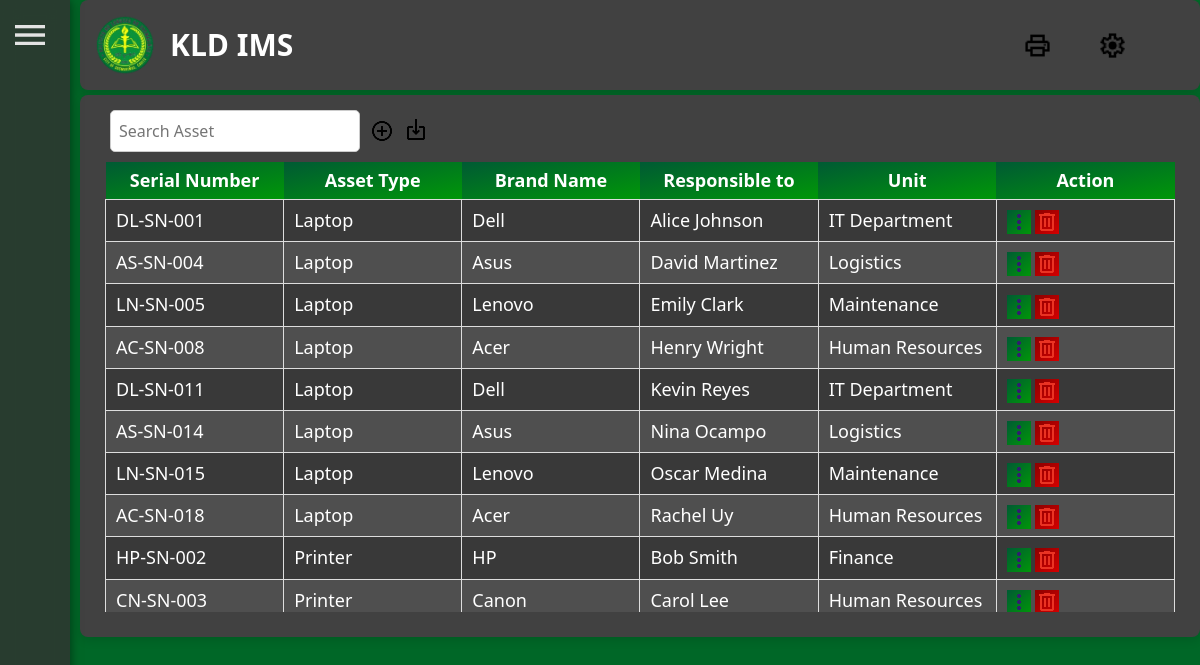
Screenshot of /admin/InventoryList.php (signed in) with the database file from the repository.
### tables this page shows
CREATE TABLE asset (
    asset_ID INT AUTO_INCREMENT PRIMARY KEY,
    brand_ID INT,
    asset_type_ID INT,
    inventory_tag VARCHAR(100) UNIQUE NOT NULL,
    serial_number VARCHAR(100) UNIQUE NOT NULL,
    responsible_user_ID INT,
    barcode_image_path_ID INT NOT NULL,
    asset_status ENUM('active', 'inactive') DEFAULT 'active',
    FOREIGN KEY (brand_ID) REFERENCES brand(brand_ID),
    FOREIGN KEY (asset_type_ID) REFERENCES asset_type(asset_type_ID),
    FOREIGN KEY (responsible_user_ID) REFERENCES user(user_ID),
    FOREIGN KEY (barcode_image_path_ID) REFERENCES barcode(barcode_image_path_ID)
);

CREATE TABLE asset_type (
    asset_type_ID INT AUTO_INCREMENT PRIMARY KEY,
    asset_type VARCHAR(100) NOT NULL,
    asset_type_status ENUM('active', 'inactive') DEFAULT 'active'
);

CREATE TABLE brand (
    brand_ID INT AUTO_INCREMENT PRIMARY KEY,
    brand_name VARCHAR(100) NOT NULL,
    asset_type_ID INT,
    brand_status ENUM('active', 'inactive') DEFAULT 'active',
    FOREIGN KEY (asset_type_ID) REFERENCES asset_type (asset_type_ID)
);

CREATE TABLE user (
    user_ID INT AUTO_INCREMENT PRIMARY KEY,
    full_name VARCHAR(100) NOT NULL,
    unit_ID INT,
    user_status ENUM('active', 'inactive') DEFAULT 'active',
    FOREIGN KEY (unit_ID) REFERENCES unit(unit_ID)
);

CREATE TABLE unit (
    unit_ID INT AUTO_INCREMENT PRIMARY KEY,
    unit_name VARCHAR(100) NOT NULL,
    unit_status ENUM('active', 'inactive') DEFAULT 'active'
);

### class/fetch_data.php (called while the page is built, shortened)
<?php
class Inventory {
    private $pdo;
    public function __construct($pdo) {
        $this->pdo = $pdo;
    }
    public function fetchAllAssets() {
        $sql = "
           SELECT
                asset.asset_ID,
                asset.inventory_tag,
                asset.serial_number,
                asset_type.asset_type,
                brand.brand_name,
                user.full_name AS responsible_user,
                unit.unit_name AS user_unit
            FROM
                asset
            JOIN
                asset_type ON asset.asset_type_ID = asset_type.asset_type_ID
            JOIN
                brand ON asset.brand_ID = brand.brand_ID
            JOIN
                user ON asset.responsible_user_ID = user.user_ID
            JOIN
                unit ON user.unit_ID = unit.unit_ID
            WHERE
                asset.asset_status = 'active'
        ";
        $stmt = $this->pdo->query($sql);
        return $stmt->fetchAll();
    }
}
?>

### admin/views/inventory/itemList.php (the view, shortened to what this page needs)
<?php
require_once $_SERVER['DOCUMENT_ROOT'] . '\ims\class\fetch_data.php';
function itemList(){
    global $pdo;
    $inventory = new Inventory($pdo);
    $assets = $inventory->fetchAllAssets();
?>
                    <div class="invt-table-data">
                        <table class="invt-table-box" id="inventoryTable">
                            <thead>
                                <tr>
                                    <th>Serial Number</th>
                                    <th>Asset Type</th>
                                    <th>Brand Name</th>
                                    <th>Responsible to</th>
                                    <th>Unit</th>
                                    <th>Action</th>
                                </tr>
                            </thead>
                            <tbody>
                                    <?php
                                    if ($assets && count($assets) > 0) {
                                        foreach ($assets as $row) {
                                            echo "<tr>";
                                            echo "<td data-label='Serial Number'>" . htmlspecialchars($row['serial_number']) . "</td>";
                                            echo "<td data-label='Asset Type'>" . htmlspecialchars($row['asset_type']) . "</td>";
                                            echo "<td data-label='Brand Name'>" . htmlspecialchars($row['brand_name']) . "</td>";
                                            echo "<td data-label='Responsible to'>" . htmlspecialchars($row['responsible_user']) . "</td>";
                                            echo "<td data-label='Unit'>" . htmlspecialchars($row['user_unit']) . "</td>";
                                            echo "<td data-label='Action'>
                                                    <div class='action-buttons'>
                                                            <img id='edit-" . htmlspecialchars($row['serial_number']) . "' class='btn-edit' src='imgs/detail.png' alt='Details' />
                                                            <img class='btn-delete' data-serial='" . htmlspecialchars($row['serial_number']) . "' src='imgs/delete.png' alt='Delete' />
                                                    </div>
                                                  </td>";
                                            echo "</tr>";
                                        }
                                    } else {
                                        echo "<tr><td colspan='6'>No asset data found.</td></tr>";
                                    }
                                     ?>
                            </tbody>
                        </table>
                    </div>
<?php } ?>

### admin/InventoryList.php (shortened to what this page needs)
<?php
require_once $_SERVER['DOCUMENT_ROOT'] . '\ims\auth\web_protector.php';
if (file_exists('views/inventory/itemList.php')) {
    include ('head.php');
    include ('views\inventory\itemList.php');
} else {
    echo "Error: StatsOverview file not found!";
}
?>
<!DOCTYPE html>
<html lang="en">
<head>
    <link rel="stylesheet" href="\ims\bootstrap\css\bootstrap.min.css">
    <link rel="stylesheet" href="\ims\css\style.css">
</head>
<body>
        <?php head();?>
        <div class="field-inventory">
                <form id="searchForm">
                    <div class="invt-field-details">
                            <div class="invt-input-box">
                                <input type="text" class="search-bar" id="searchInput" placeholder="Search Asset" onkeyup="searchInventory()">
                                        <img type="button" id="addItemBtn" src="imgs/add.png" alt="Add Items" class="button-add">
                                        <img type="button" src="imgs/import.png" alt="Import file" class="button-add">
                            </div>
                    </div>
                </form>
            <div class="invt-list-container">
                    <?php itemList(); ?>
            </div>
        </div>
        <?php include ('navbar.php'); ?>
</body>
</html>

### admin/head.php
<?php
function head(){?>
<div class="head-section">
            <div class="left-head">
                <img src="imgs/KLDlogo.png" alt="Logo" class="kld-logo">
                <h1><span>KLD IMS</span></h1>
            </div>
            <div class="right-head">
                <img src="imgs/print.png" alt="Print" class="icon-head">
                <img src="imgs/settings.png" alt="Setting" class="icon-head">
            </div>
        </div>
<?php }?>

### admin/navbar.php (shortened to what this page needs)
  <nav>
  <div class="content">
    <ul class="sidebar shrink">
        <li>
            <button id="menu-btn">
                <img src="imgs\menu-btn.png" alt="Menu" width="30">
            </button>
        </li>
        <li class="sidebar-header">
        </li>
        <li>
            <a href="home.php">
            </a>
        </li>
        <li>
            <a href="InventoryList.php">
            </a>
        </li>
         <li>
            <a href="users.php">
            </a>
        </li>
        <li>
            <a href="reference.php">
            </a>
        </li>
        <li>
            <a href="#">
            </a>
        </li>
        <li>
            <a href="#">
            </a>
        </li>
        <li>
            <a href="../logout.php" class="logout-link">
            </a>
        </li>
    </ul>
    </div>
</nav>

### css/style.css (style rules this page uses)
* { margin: 0px; padding: 0px; box-sizing: border-box; font-family: system-ui, -apple-system, BlinkMacSystemFont, 'Segoe UI', Roboto, Oxygen, Ubuntu, Cantarell, 'Open Sans', 'Helvetica Neue', sans-serif; }
body { background-color: #006727; margin-left: 80px; }
.sidebar { list-style: none; position: fixed; top: 0; left: 0; height: 100vh; width: 250px; background-color: rgba(51, 51, 51, 0.8); backdrop-filter: blur(10px); transition: width 0.3s ease-in-out; box-shadow: 0 0 10px rgba(0, 0, 0, 0.5); display: flex; flex-direction: column; align-items: flex-start; justify-content: flex-start; z-index: 1000; }
.sidebar-header { display: flex; align-items: center; justify-content: flex-start; padding: 15px; width: 100%; border-bottom: 2px solid rgba(255, 255, 255, 0.2); transition: all 0.3s ease-in-out; }
.sidebar a { display: flex; align-items: center; padding: 12px 15px; color: white; text-decoration: none; font-size: 16px; transition: 0.3s; white-space: nowrap; }
.sidebar.shrink .sidebar-header { border-bottom: none; }
.sidebar.shrink { width: 70px; }
.sidebar.shrink a { font-size: 0; padding: 12px; }
#menu-btn { position: absolute; top: 15px; left: 10px; background: transparent; border: none; cursor: pointer; z-index: 1100; }
#menu-btn img { width: 30px; height: 30px; }
.sidebar.shrink #menu-btn img { width: 40px; height: 40px; }
.content { margin-left: 250px; padding: 20px; transition: margin-left 0.3s ease-in-out; }
.head-section { display: flex; justify-content: space-between; align-items: center; flex-wrap: wrap; background: rgb(65, 65, 65); padding: 15px; margin-bottom: 5px; border-radius: 8px; color: white; box-shadow: 0 4px 10px rgba(0, 0, 0, 0.1); }
.left-head { display: flex; align-items: center; gap: 15px; }
.right-head { margin-right: 50px; display: flex; align-items: center; gap: 30px; }
.head-section h1 { font-size: 30px; font-weight: 600; margin: 0; line-height: 1.4; }
.kld-logo { width: 60px; height: 60px; object-fit: contain; }
.icon-head { width: 45px; height: 45px; object-fit: contain; cursor: pointer; transition: transform 0.2s ease; padding: 8px; border-radius: 50%; display: flex; align-items: center; justify-content: center; }
.field-inventory { align-items: center; font-size: 18px; width: 100%; padding: 15px; margin-bottom: 5px; background: rgb(65, 65, 65); border-radius: 8px; color: white; box-shadow: 0 4px 10px rgba(0, 0, 0, 0.1); }
.invt-field-details { margin-left: 15px; display: flex; gap: 15px; overflow-x: auto; }
.invt-input-box { min-width: 180px; max-width: 600px; align-items: center; gap: 10px; flex-wrap: wrap; display: flex; }
.search-bar { padding: 8px; font-size: 16px; border: 1px solid #ccc; border-radius: 5px; width: 250px; }
.invt-list-container { overflow-x: auto; text-align: center; justify-content: center; align-items: center; padding: 10px; position: relative; max-width: 100%; margin: 0 auto; }
.invt-table-data { scroll-snap-type: y mandatory; border-collapse: collapse; max-height: 450px; overflow-y: auto; position: relative; overflow-x: auto; width: 100%; white-space: nowrap; scrollbar-width: thin; scrollbar-color: rgb(65, 65, 65) rgb(51, 51, 51); }
.invt-table-box { min-width: 100%; width: auto; border-collapse: collapse; border-radius: 8px; table-layout: fixed; }
.invt-table-box th, .invt-table-box td { min-width: 150px; white-space: nowrap; overflow: hidden; text-overflow: ellipsis; }
.reference-container .invt-table-box th, .invt-table-box td { min-width: 100px; white-space: nowrap; overflow: hidden; text-overflow: ellipsis; padding: 0; font-size: 18px; }
.invt-table-box th { text-align: center; background: linear-gradient(to bottom right, #005a34, #009708); color: white; width: auto; position: sticky; top: 0; padding: 5px 8px; }
.invt-table-box td { padding: 7px 10px; border: 1px solid #ddd; text-align: left; white-space: normal; }
.invt-table-box tr { scroll-snap-align: start; }
.invt-header-box th, .invt-table-box td { width: calc(100% / 6); }
.invt-table-box tbody tr:nth-child(even) { background: #4f4f4f; color: #ffffff; }
.invt-table-box tbody tr:nth-child(odd) { background: #393939; color: #ffffff; }
.btn-delete { background: linear-gradient(to bottom right, #8b0000, #d40000); color: white; }
.btn-edit { background: linear-gradient(to bottom right, #005a34, #009708); color: white; }

### rows the page displays
asset: serial_number "DL-SN-001", asset_type_ID.asset_type "Laptop", brand_ID.brand_name "Dell", responsible_user_ID.full_name "Alice Johnson", unit.unit_name "IT Department"
asset: serial_number "AS-SN-004", asset_type_ID.asset_type "Laptop", brand_ID.brand_name "Asus", responsible_user_ID.full_name "David Martinez", unit.unit_name "Logistics"
asset: serial_number "LN-SN-005", asset_type_ID.asset_type "Laptop", brand_ID.brand_name "Lenovo", responsible_user_ID.full_name "Emily Clark", unit.unit_name "Maintenance"
asset: serial_number "AC-SN-008", asset_type_ID.asset_type "Laptop", brand_ID.brand_name "Acer", responsible_user_ID.full_name "Henry Wright", unit.unit_name "Human Resources"
asset: serial_number "DL-SN-011", asset_type_ID.asset_type "Laptop", brand_ID.brand_name "Dell", responsible_user_ID.full_name "Kevin Reyes", unit.unit_name "IT Department"
asset: serial_number "AS-SN-014", asset_type_ID.asset_type "Laptop", brand_ID.brand_name "Asus", responsible_user_ID.full_name "Nina Ocampo", unit.unit_name "Logistics"
asset: serial_number "LN-SN-015", asset_type_ID.asset_type "Laptop", brand_ID.brand_name "Lenovo", responsible_user_ID.full_name "Oscar Medina", unit.unit_name "Maintenance"
asset: serial_number "AC-SN-018", asset_type_ID.asset_type "Laptop", brand_ID.brand_name "Acer", responsible_user_ID.full_name "Rachel Uy", unit.unit_name "Human Resources"
asset: serial_number "HP-SN-002", asset_type_ID.asset_type "Printer", brand_ID.brand_name "HP", responsible_user_ID.full_name "Bob Smith", unit.unit_name "Finance"
asset: serial_number "CN-SN-003", asset_type_ID.asset_type "Printer", brand_ID.brand_name "Canon", responsible_user_ID.full_name "Carol Lee", unit.unit_name "Human Resources"
